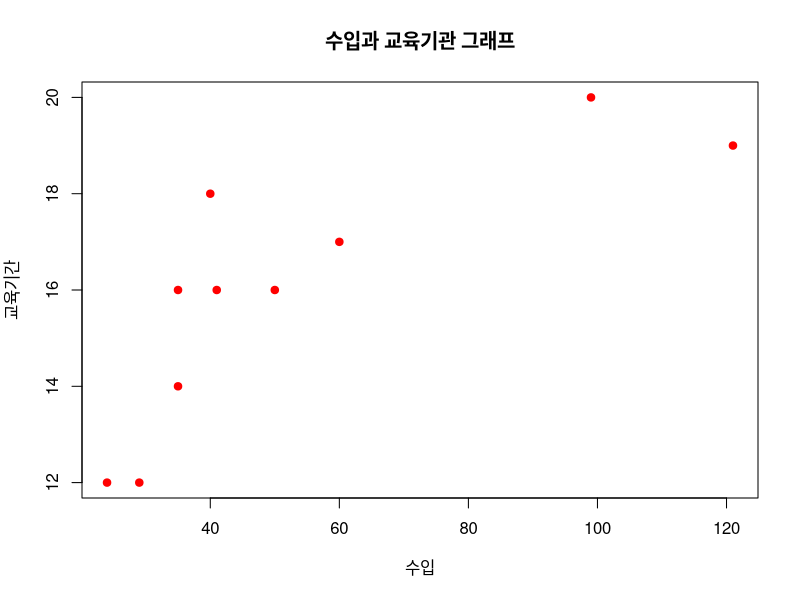
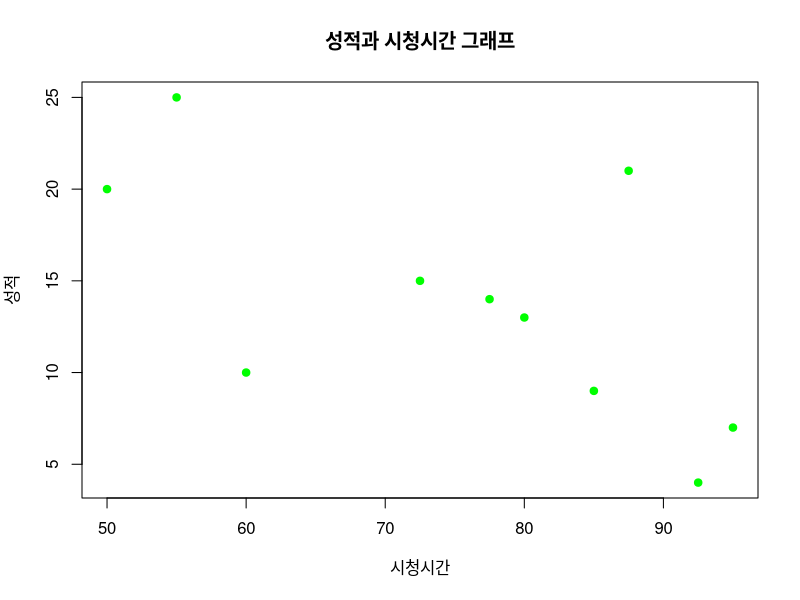

The R source for these figures, in order: (Note: this script raises an error after producing the figures.)
# 문1)
# 다음은 직장인 10명의 수입과 교육받은 기간을 조사한 자료이다. 산점도와 상관계수를 구하고, 
# 수입과 교육기간 사이에 어떤 상관관계가 있는지 설명하시오.
# 
# 수입 	 121 99 41 35 40 29 35 24 50 60
# 교육기간 19  20 16 16 18 12 14 12 16 17

inco.1<-c(121,99,41,35,40,29,35,24,50,60) ;inco.1
leti.1<-c(19,20,16,16,18,12,14,12,16,17);leti.1

plot(inco.1,leti.1,main = "수입과 교육기관 그래프",
     xlab="수입", ylab="교육기간",
     col="red",pch=19) 
 #양의 상관관계가 있음

# 
# 문2)
# 다음은 대학생 10명의 성적과 주당 TV 시청시간을 조사한 자료이다. 산점도와 상관계수를 구하고, 
# 성적과 TV 시청시간 사이에 어떤 상관관계가 있는지 설명하시오.
# 성적 	 77.5 60 50 95 55 85 72.5 80 92.5 87.5
# 시청시간 14   10 20  7 25  9 15   13  4   21

sco.1<-c(77.5,60,50,95,55,85,72.5,80,92.5,87.5);sco.1
t.t<-c(14,10,20,7,25,9,15,13,4,21);t.t

plot(sco.1,t.t,main = "성적과 시청시간 그래프",
     xlab="시청시간",ylab="성적",
     col="green",pch=19)

#상관계수: 음의 상관관계가 있다.
s.t2<-lm(t.t~sco.1,data=s.t);s.t2 #회귀식
abline(s.t2) #회귀선
cor(s.t[,1:2])


# 
# 문3) 
# R에서 제공하는 mtcars 데이터셋에서 mpg와 다른 변수들 간의 상관계수를
# 구하시오. 어느 변수가 mpg와 가장 상관성이 높은지 산점도와 함께 설명하시오.			
# 
mtcars
str(mtcars)

m.t<-c("mpg","disp","hp","drat","wt","qsec");m.t
target<-mtcars[ , m.t]
head(target)
pairs(target,main="muti plots")
cor(target)

cor(mtcars,mpg) #한줄로 끝남
#w.t 가 가장 상관관계가 높음


# 문4)
# 다음은 2015년부터 2026년도까지의 예상 인구수 추계자료이다. 연도를 x
# 축으로 하여 선그래프를 작성하시오.
# 
# 연도		총인구 (천명)		연도		총인구 (천명)
# 2015		51014				2021		52123
# 2016		51245				2022		52261
# 2017		51446				2023		52388
# 2018		51635				2024		52504
# 2019		51811				2025		52609
# 2020		51973				2026		52704
# 

#시계열 data -선그래프 , x 축이 시간
year<-2015:2026
p.p<-c(51014,51245,51446,51635,51811,51973,52123,52261,52388,52504,52609,52704)

plot(year, p.p, main="예상인구수",  #lwd = 선의 두께 ,#lty= 선의 모양
     type="l",  lty=1,  lwd=1,        #month :행  late :열
     xlab="year",  ylab="인구수")


# 문5)
# R에서 제공하는 trees 데이터셋에 대해 다음 문제를 해결하기 위한 R 코
# 드를 작성하시오.

# (1) 나무의 지름(Girth)과 높이(Height)에 대해 산점도와 상관계수를 보이시오.
tr <- trees[,c('Girth','Height')]
tr
plot(tr)
cor(tr)

# (2) trees 데이터셋에 존재하는 3개 변수 간의 산점도와 상관계수를 보이시오.
trees
plot(trees)
cor(trees)

#두께와 큰 양의 상관 관계가 있다. 